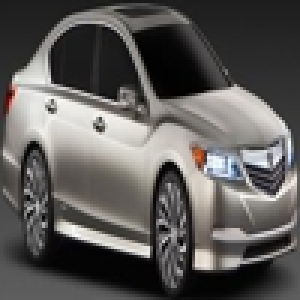
#> input picture Anul2/Semestrul2/Inteligenta Artificiala/Laborator/Laborator7/rawImages/data/natural_images/car/car_0005.jpg, 100 x 100 px (shown 3 times larger)
$ python processImages.py
#> lines starting #> are read from the running program, lines starting #| are printed output that depends on the picture
# se seteaza calea catre folder
from pathlib import Path

from PIL import Image
import os
import pandas as pd

# REDIMENSIONARE + APLICAREA FILTRULUI SEPIA

# configurare -> din ce folder se pleaca si unde trebuie sa se ajunga
sourcePath = 'rawImages'
destinationPath = 'processedImages16'
os.makedirs(destinationPath, exist_ok=True)

metadata = []

# matricea pentru filtrul sepia (RGB)
sepiaFilter = (0.393, 0.769, 0.189, 0,
                 0.349, 0.686, 0.168, 0,
                 0.272, 0.534, 0.131, 0)

# se colecteaza toate pozele (path-ul lor) (indiferent de subfolder)
allImages = []
for folder, subfoldere, fisiere in os.walk(sourcePath):
    for fisier in fisiere:
        if fisier.lower().endswith('.jpg'):
            allImages.append(os.path.join(folder, fisier))
#> pass 2 of the loop `for folder, subfoldere, fisiere in os.walk(sourcePath):`:


print("Se creeaza setul de date...")
for i, cale in enumerate(allImages):
    img = Image.open(cale).convert("RGB")
#> img is the input picture: PIL image 100x100 RGB; mean R, G, B 93.3, 91.3, 89.3
    img = img.resize((16, 16))
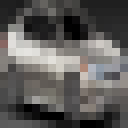
#> img: PIL image 16x16 RGB (shown 8 times larger); mean R, G, B 93.7, 91.7, 89.6

    newName = f"img_{i}.jpg"
    newPath = f"{destinationPath}/{newName}"

    # se aplica filtrul numai pe pozele pare
    if i % 2 == 0:
        img = img.convert("RGB", sepiaFilter)
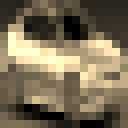
#> img: PIL image 16x16 RGB (shown 8 times larger); mean R, G, B 122.2, 110.3, 86.2
        metadata.append({'filename':newName,'label':'sepia'})
    else:
        metadata.append({'filename':newName,'label':'noSepia'})

    # se salveaza imaginea in folderul destinatie
    img.save(newPath)
#> pass 2 of the loop `for i, cale in enumerate(allImages):`:
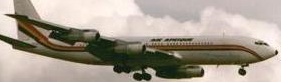
#> input picture Anul2/Semestrul2/Inteligenta Artificiala/Laborator/Laborator7/rawImages/data/natural_images/airplane/airplane_0106.jpg, 281 x 82 px
#> img is the input picture: PIL image 281x82 RGB; mean R, G, B 166, 156.1, 143
#> `img = img.resize((16, 16))`:
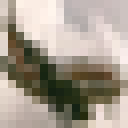
#> img: PIL image 16x16 RGB (shown 8 times larger); mean R, G, B 165.7, 155.8, 142.7

print(f"Gata! Ai {len(allImages)} imagini în '{destinationPath}'.")


# ETICHETAREA POZELOR
df = pd.DataFrame(metadata)
# index = False -> nu se mai adauga numerotarea randurilor
df.to_csv("metadata.csv", index=False)
